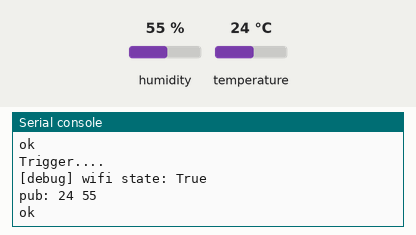
The program below on a simulated ESP8266 board running MicroPython. Parts: the last lines printed to the serial console. The test bench sets the inputs (shaded band); at power-on: humidity 55 %, temperature 24 °C. WiFi joins after 1.5 s; no MQTT or app messages arrive unless stated.

Above: at 3.8 s.
3.9 s: humidity set to 22 %
At 5.2 s:
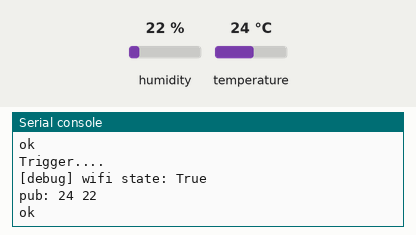
5.4 s: temperature set to 12 °C
At 6.4 s:
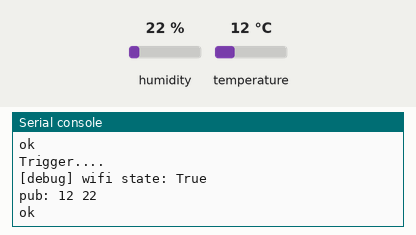
6.9 s: humidity set to 40 %
At 8.6 s:
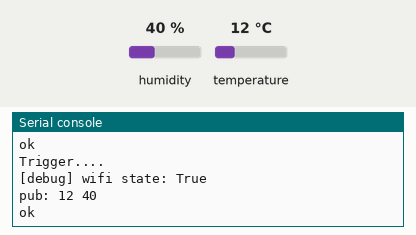
Timing chart, 0 to 10.1 s (numbered marks = the images above; inputs shaded):
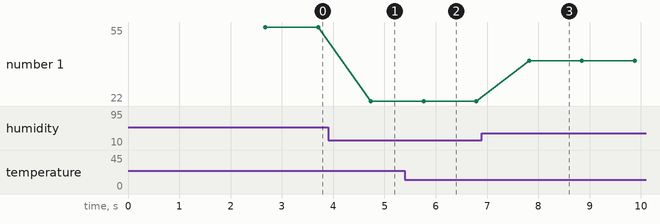

The program:

esp01_dht11.py
```python
import network, time, machine, ubinascii, os
import usocket, ntptime, random
from machine import Pin, PWM, Timer, WDT
from umqtt.simple import MQTTClient
import dht


class debug:
    def print(msg="",msg2="",msg3=""):
        print("[debug]",msg,msg2,msg3)
        pass

class WiFi:

    def ip():
        print(Wifi.sta.ifconfig())

    def check():
        print(WiFi.sta.isconnected())

    def disconnect():
        WiFi.sta.disconnect()

    def checkConnection():
        debug.print("wifi state:",WiFi.sta.isconnected())
        if not WiFi.sta.isconnected():
            debug.print("connect broke ! retry...")
            WiFi.connect()
            debug.print("!!!! online callback... !!!!")

    def setup(ssid="webduino.io",pwd="webduino"):
        WiFi.ssid = ssid
        WiFi.pwd = pwd

    def connect():
        WiFi.sta = sta_if = network.WLAN(network.STA_IF)
        sta_if.active(True)
        debug.print('connecting WiFi:',WiFi.ssid,WiFi.pwd)
        cnt = 0
        sta_if.connect(WiFi.ssid,WiFi.pwd)
        while not sta_if.isconnected():
            cnt = cnt + 1
            time.sleep(0.5)
            if cnt == 10:
                cnt = 0
                debug.print("retry connect...")
        WiFi.ip = sta_if.ifconfig()[0];
        return True

class MQTT():

    def setup(server = 'mqtt1.webduino.io',user ='webduino' ,pwd='webduino',keepalive=60):
        MQTT.user = user
        MQTT.pwd = pwd
        MQTT.server = server
        userId = 'guest'#+str(random.randint(0,10000))
        MQTT.client = MQTTClient(userId, MQTT.server, user=MQTT.user, password=MQTT.pwd)
        MQTT.connectState = False

    def connect():
        while MQTT.connectState is not True:
            MQTT.connectState = True if MQTT.client.connect() == 0 else False
            time.sleep(1)
        try:
            MQTT.subTopic
            debug.print("resubscribe:",MQTT.subTopic)
            MQTT.sub(MQTT.subTopic,MQTT.callback)
        except:
            pass

    def pub(topic,msg):
        try:
            MQTT.client.publish(topic,msg)
        except OSError as e:
            print("reconnecting...")
            MQTT.client.connect(False)
            MQTT.sub(MQTT.subTopic,MQTT.callback)
            print("reconected.")

    def sub(topic,cb):
        MQTT.subTopic = topic
        MQTT.callback = cb
        MQTT.client.set_callback(cb)
        MQTT.client.subscribe(topic)

    def checkMsg():
        try:
            MQTT.client.check_msg()
        except OSError as e:
            print("reconnecting...")
            MQTT.client.connect(False)
            MQTT.sub(MQTT.subTopic,MQTT.callback)
            print("reconected.")

class ESP01():

    def init():
        ESP01.wifi = WiFi
        ESP01.mqtt = MQTT
        ESP01.wifi.setup('KingKit_2.4G','webduino')
        ESP01.mqtt.setup('mqtt1.webduino.io','webduino','webduino')


    def connect():
        ESP01.wifi.connect()
        debug.print("wifi connected.")
        ESP01.mqtt.connect()
        debug.print("mqtt connected.")


class DHT11App:

    def init(name):
        DHT11App.name = str.encode(name)
        DHT11App.esp01 = ESP01
        DHT11App.dht11 = dht.DHT11(machine.Pin(2))
        DHT11App.esp01.init()
        DHT11App.esp01.connect()

    def read():
        DHT11App.dht11.measure()
        DHT11App.temp = DHT11App.dht11.temperature() # eg. 23 (°C)
        DHT11App.humi = DHT11App.dht11.humidity()    # eg. 41 (% RH)

    def sim():
        DHT11App.temp = 1
        DHT11App.humi = 2

    def run():
        now = 0
        min = 10
        enableDeepSleepMode = 0
        while True:
            #DHT11App.sim()
            if now % 100 == 0:
                DHT11App.esp01.mqtt.client.ping()
            if now == min or now == 0:
                print("Trigger....")
                now = 0
                try:
                    DHT11App.esp01.wifi.checkConnection()
                    DHT11App.read()
                    info = str(DHT11App.temp)+" "+str(DHT11App.humi)
                    print("pub:",info)
                    DHT11App.esp01.mqtt.pub((DHT11App.name+b'/state'), str.encode(info))
                    print("ok")
                except Exception as e:
                    print("DHT11App exception:",e)
            # enter deepsleep 5min
            if enableDeepSleepMode > 0:
                print("deep sleep:",enableDeepSleepMode,'mins')
                machine.deepsleep(enableDeepSleepMode*60*1000)
            DHT11App.esp01.mqtt.checkMsg()
            time.sleep(0.1)
            now = now + 1

DHT11App.init("dht11")
DHT11App.run()
```

Measured:
- after the input at 3.9 s, the serial console: prints a new line after 0.83 s (image 1)
- after the input at 5.4 s, the serial console: prints a new line after 0.36 s (image 2)
- after the input at 6.9 s, the serial console: prints a new line after 0.92 s (image 3)
- plotted number 1: 55 → 22 after the input at 3.9 s, 22 → 40 after the input at 6.9 s
